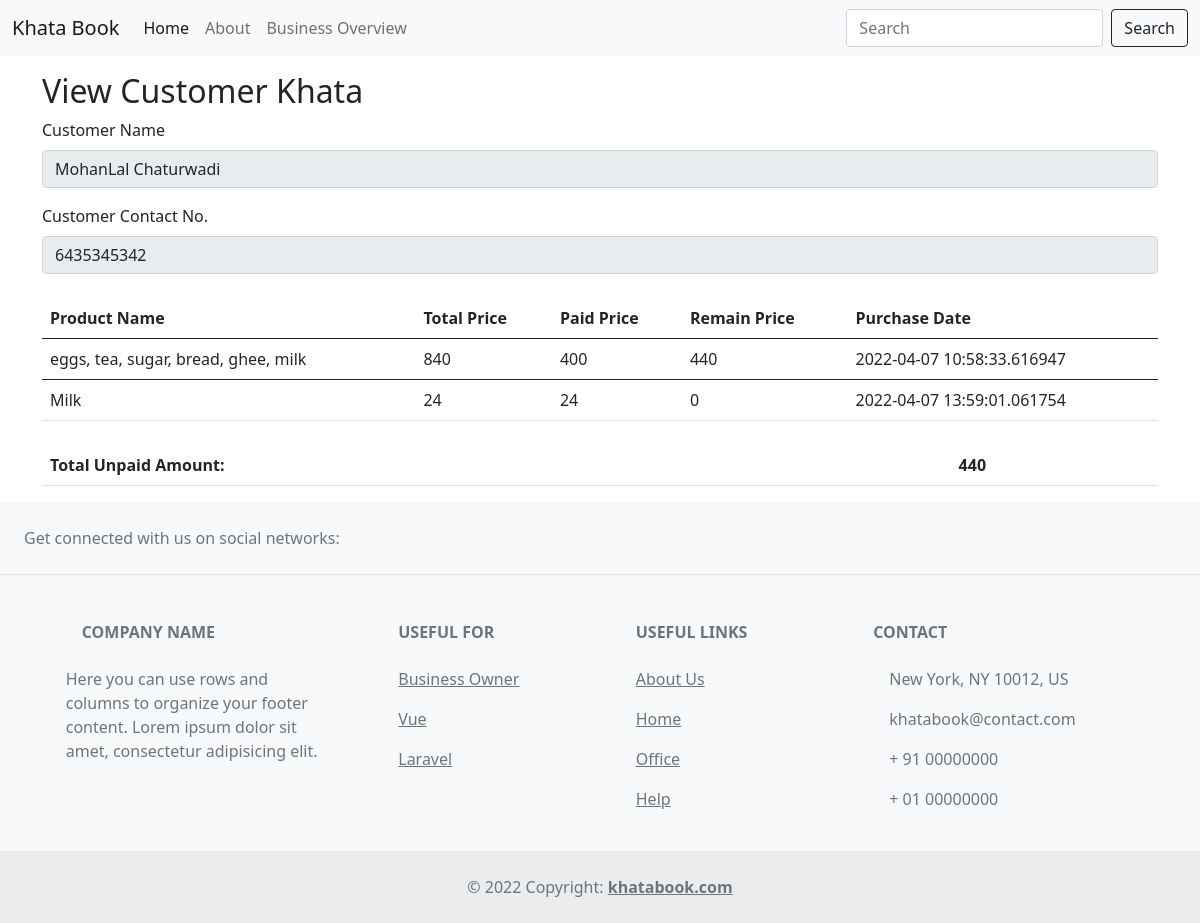
Page /view/14 on the committed database.
### app.py (models this page shows, shortened)
class Todo(db.Model):
    __tablename__ = 'todo'
    sno = db.Column(db.Integer, primary_key=True)
    title = db.Column(db.String(200), nullable=False)
    desc = db.Column(db.String(500), nullable=False)
    date_created = db.Column(db.DateTime, default=datetime.utcnow)
    def __repr__(self) -> str:
        return f"{self.title}"

class PurchaseDetails(db.Model):
    __tablename__ = 'purchase_details'
    id = db.Column(db.Integer, primary_key=True)
    product_name=db.Column(db.String(200), nullable=False)
    total_price = db.Column(db.Integer, nullable=False)
    paid_price = db.Column(db.Integer, nullable=False)
    remain_price = db.Column(db.Integer, nullable=False)
    customer_id = db.Column(db.Integer, db.ForeignKey('todo.sno'),
                             nullable=False)
    date_created = db.Column(db.DateTime, default=datetime.utcnow)

### app.py (the view)
@app.route('/view/<int:sno>')
def view(sno):
    todo = Todo.query.filter_by(sno=sno).first()
    print(todo)
    product_list = PurchaseDetails.query.filter_by(customer_id =sno).all()
    sum =0
    for i in product_list:
        sum+=i.remain_price
    total_remain_price = db.select([db.func.sum(PurchaseDetails.remain_price)])
    print(total_remain_price)
    return render_template('view.html',product_list=product_list, todo=todo, sum=sum)

### templates/view.html (shortened to what this page needs)
{% extends 'base.html' %}
{% block body %}
  <div class="container my-3">
      <h2>View Customer Khata</h2>
      <form action="/" method="POST">
          <div class="mb-3">
            <label for="title" class="form-label">Customer Name</label>
            <texarea readonly type="text" class="form-control" value="{{todo.title}}" name="desc" id="desc">{{todo.title}}</texarea>
          </div>
          <div class="mb-3">
            <label for="desc" class="form-label">Customer Contact No.</label>
            <texarea readonly type="text" class="form-control" value="{{todo.desc}}" name="desc" id="desc">{{todo.desc}}</texarea>
          </div>
      </form>
  </div>
    <div class="container my-4">
      <table class="table">
        <tr>
          <th>Product Name</th>
          <th>Total Price</th>
          <th>Paid Price</th>
          <th>Remain Price</th>
          <th>Purchase Date</th>
        </tr>
        {%for product in product_list%}
        <tbody>
          <tr>
            <td>{{product.product_name| truncate(35)}}</td>
            <td>{{product.total_price}}</td>
            <td>{{product.paid_price}}</td>
            <td>{{product.remain_price}}</td>
            <td>{{product.date_created}}</td>
          </tr>
        </tbody>
        {%endfor%}
      </table>
    </div>
      <div class="container my-2">
        <table class="table">
          <tr>
            <th>Total Unpaid Amount:</th>
            <th>{{sum}}</th>
          </tr>
        </table>
      </div>
{% endblock body %}

### rows in the picture
Todo: title "MohanLal Chaturwadi", desc "6435345342"
PurchaseDetails: product_name "eggs, tea, sugar, bread, ghee, milk", total_price "840", paid_price "400", remain_price "440", date_created "2022-04-07 10:58:33.616947"
PurchaseDetails: product_name "Milk", total_price "24", paid_price "24", remain_price "0", date_created "2022-04-07 13:59:01.061754"

### other values in the picture
{{ sum }} "440"
